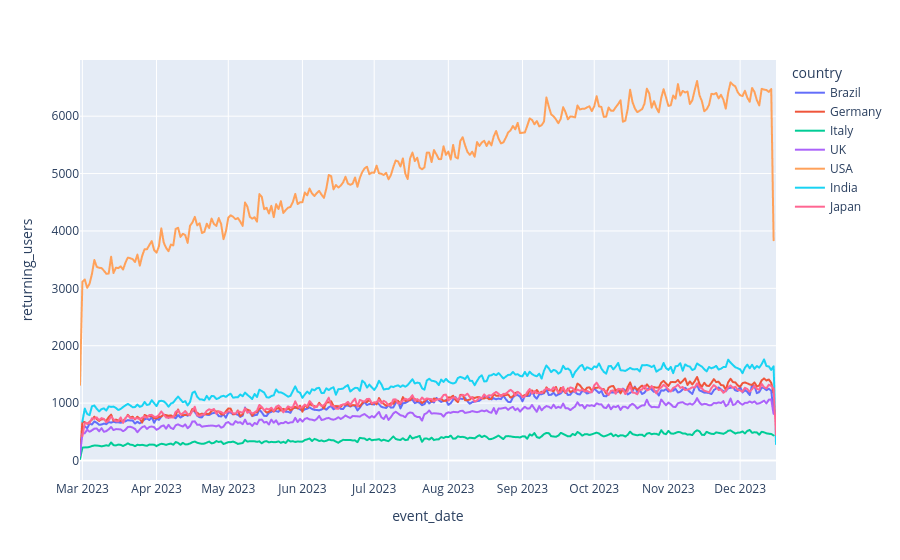

The notebook cell this image was saved under:
### Code cell
query_6 = """
select 
date(s.session_start_time) as event_date,
ui.country,
count(distinct s.user_id) as returning_users
from mobile_game.sessions s
left join mobile_game.user_info ui 
on s.user_id = ui.user_id
where date(s.session_start_time) > ui.user_start_date
group by event_date, ui.country
"""
df_6 = fetch_data_pandas(query_6)
px.line(df_6, x='event_date', y='returning_users', color='country')

### Figure 1 — Plotly figure (JSON) as saved in the notebook; plotly's stock layout.template omitted (floating-point values rounded to 4 significant figures; data arrays with more than 128 entries replaced by an {"elided": "..."} marker saying what was removed)
{"data": [{"hovertemplate": "country=Brazil<br>event_date=%{x}<br>returning_users=%{y}<extra></extra>", "legendgroup": "Brazil", "line": {"color": "#636efa", "dash": "solid"}, "marker": {"symbol": "circle"}, "mode": "lines", "name": "Brazil", "showlegend": true, "type": "scattergl", "x": {"elided": "291 str values"}, "xaxis": "x", "y": {"elided": "291 int values"}, "yaxis": "y"}, {"hovertemplate": "country=Germany<br>event_date=%{x}<br>returning_users=%{y}<extra></extra>", "legendgroup": "Germany", "line": {"color": "#EF553B", "dash": "solid"}, "marker": {"symbol": "circle"}, "mode": "lines", "name": "Germany", "showlegend": true, "type": "scattergl", "x": {"elided": "291 str values"}, "xaxis": "x", "y": {"elided": "291 int values"}, "yaxis": "y"}, {"hovertemplate": "country=Italy<br>event_date=%{x}<br>returning_users=%{y}<extra></extra>", "legendgroup": "Italy", "line": {"color": "#00cc96", "dash": "solid"}, "marker": {"symbol": "circle"}, "mode": "lines", "name": "Italy", "showlegend": true, "type": "scattergl", "x": {"elided": "291 str values"}, "xaxis": "x", "y": {"elided": "291 int values"}, "yaxis": "y"}, {"hovertemplate": "country=UK<br>event_date=%{x}<br>returning_users=%{y}<extra></extra>", "legendgroup": "UK", "line": {"color": "#ab63fa", "dash": "solid"}, "marker": {"symbol": "circle"}, "mode": "lines", "name": "UK", "showlegend": true, "type": "scattergl", "x": {"elided": "291 str values"}, "xaxis": "x", "y": {"elided": "291 int values"}, "yaxis": "y"}, {"hovertemplate": "country=USA<br>event_date=%{x}<br>returning_users=%{y}<extra></extra>", "legendgroup": "USA", "line": {"color": "#FFA15A", "dash": "solid"}, "marker": {"symbol": "circle"}, "mode": "lines", "name": "USA", "showlegend": true, "type": "scattergl", "x": {"elided": "291 str values"}, "xaxis": "x", "y": {"elided": "291 int values"}, "yaxis": "y"}, {"hovertemplate": "country=India<br>event_date=%{x}<br>returning_users=%{y}<extra></extra>", "legendgroup": "India", "line": {"color": "#19d3f3", "dash": "solid"}, "marker": {"symbol": "circle"}, "mode": "lines", "name": "India", "showlegend": true, "type": "scattergl", "x": {"elided": "291 str values"}, "xaxis": "x", "y": {"elided": "291 int values"}, "yaxis": "y"}, {"hovertemplate": "country=Japan<br>event_date=%{x}<br>returning_users=%{y}<extra></extra>", "legendgroup": "Japan", "line": {"color": "#FF6692", "dash": "solid"}, "marker": {"symbol": "circle"}, "mode": "lines", "name": "Japan", "showlegend": true, "type": "scattergl", "x": {"elided": "291 str values"}, "xaxis": "x", "y": {"elided": "291 int values"}, "yaxis": "y"}], "layout": {"legend": {"title": {"text": "country"}, "tracegroupgap": 0}, "margin": {"t": 60}, "xaxis": {"anchor": "y", "domain": [0, 1], "title": {"text": "event_date"}}, "yaxis": {"anchor": "x", "domain": [0, 1], "title": {"text": "returning_users"}}}}
